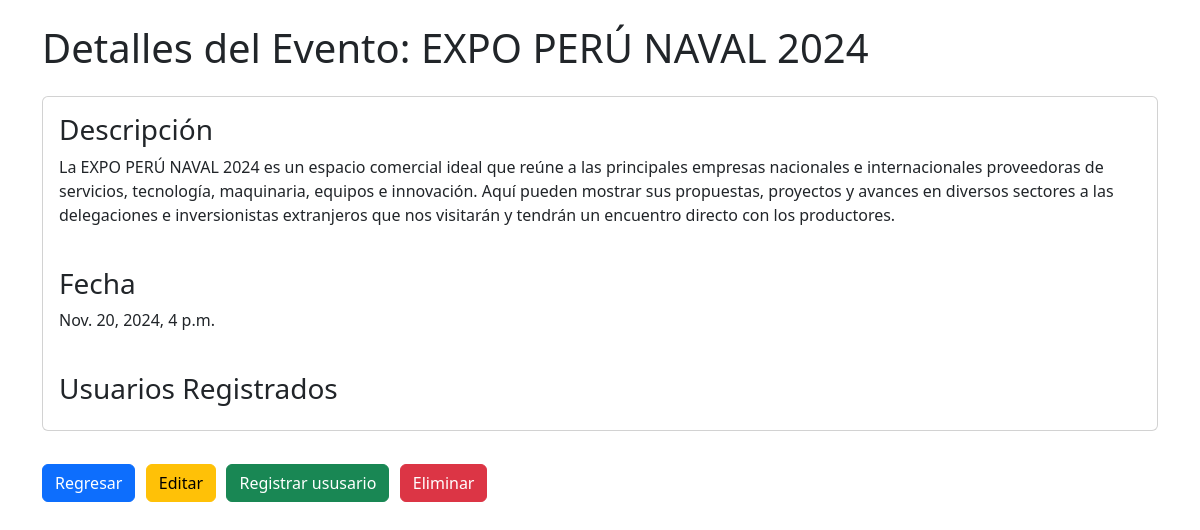
Screenshot of /eventos/eventos/2/ with the database file from the repository.
### eventos/models.py (models this page shows, shortened)
class Evento(models.Model):
    nombre = models.CharField(max_length=100)
    descripcion = models.TextField()
    fecha = models.DateTimeField()
    organizador = models.ForeignKey(Usuario, on_delete=models.CASCADE)

### eventos/views.py (the view)
# urls.py: path('eventos/<int:evento_id>/', views.detalle_evento, name='detalle_evento'),
def detalle_evento(request, evento_id):
    evento = get_object_or_404(Evento, id=evento_id)
    usuarios_registrados = evento.registroevento_set.all()
    return render(request, 'eventos/detalle_evento.html', {'evento': evento, 'usuarios_registrados': usuarios_registrados})

### eventos/templates/eventos/detalle_evento.html (shortened to what this page needs)
<!DOCTYPE html>
<html lang="en">
<head>
    <link href="https://cdn.jsdelivr.net/npm/bootstrap@5.3.3/dist/css/bootstrap.min.css" rel="stylesheet">
</head>
<body>
    <div class="container">
        <h1 class="my-4">Detalles del Evento: {{ evento.nombre }}</h1>
        <div class="card">
            <div class="card-body">
                <h3 class="card-title">Descripción</h3>
                <p class="card-text">{{ evento.descripcion }}</p>
                <br>
                <h3 class="card-title">Fecha</h3>
                <p class="card-text">{{ evento.fecha }}</p>
                <br>
                <h3 class="card-title">Usuarios Registrados</h3>
            </div>
        </div>
        <h1 class="my-4">
            <a href="{% url 'lista_eventos' %}" class="btn btn-primary">Regresar</a>
            <a href="{% url 'editar_evento' evento.id %}" class="btn btn-warning">Editar</a>
            <a href="{% url 'lista_eventos' %}" class="btn btn-success">Registrar ususario</a>
            <form action="{% url 'eliminar_evento' evento.id %}" method="post" class="d-inline">
                <button type="submit" class="btn btn-danger"
                onclick="return confirm('¿Estás seguro de que quieres eliminar este evento?')">Eliminar</button>
            </form>
        </h1>
    </div>
</body>
</html>

### rows the page displays
Evento: nombre "EXPO PERÚ NAVAL 2024", descripcion "La EXPO PERÚ NAVAL 2024 es un espacio comercial ideal que reúne a las principales empresas nacionales e internacionales proveedoras de servicios, tecnología, maquinaria, equipos e innovación. Aquí pueden mostrar sus propuestas, proyectos y avances en diversos sectores a las delegaciones e inversionistas extranjeros que nos visitarán y tendrán un encuentro directo con los productores.", fecha "Nov. 20, 2024, 4 p.m."
